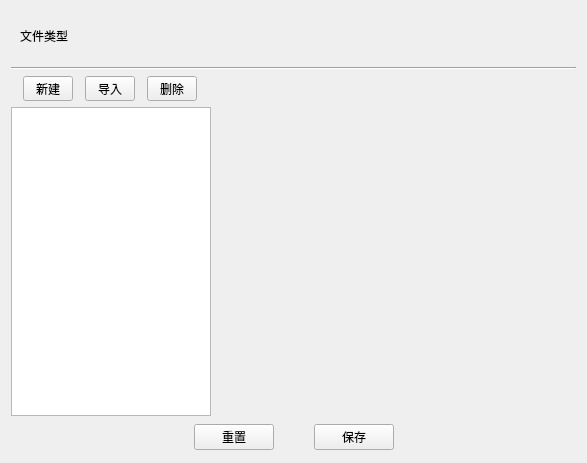
<?xml version="1.0" encoding="UTF-8"?>
<ui version="4.0">
 <class>FormFileSettingBaseWidget</class>
 <widget class="QWidget" name="FormFileSettingBaseWidget">
  <property name="geometry">
   <rect>
    <x>0</x>
    <y>0</y>
    <width>587</width>
    <height>463</height>
   </rect>
  </property>
  <property name="windowTitle">
   <string>Form</string>
  </property>
  <layout class="QGridLayout" name="gridLayout">
   <item row="1" column="0" colspan="2">
    <widget class="Line" name="line">
     <property name="orientation">
      <enum>Qt::Horizontal</enum>
     </property>
    </widget>
   </item>
   <item row="4" column="0">
    <widget class="QListWidget" name="listWidget">
     <property name="minimumSize">
      <size>
       <width>200</width>
       <height>0</height>
      </size>
     </property>
     <property name="maximumSize">
      <size>
       <width>200</width>
       <height>16777215</height>
      </size>
     </property>
    </widget>
   </item>
   <item row="0" column="0" colspan="2">
    <widget class="QWidget" name="widget_head" native="true">
     <property name="minimumSize">
      <size>
       <width>0</width>
       <height>50</height>
      </size>
     </property>
     <property name="maximumSize">
      <size>
       <width>16777215</width>
       <height>50</height>
      </size>
     </property>
     <layout class="QGridLayout" name="gridLayout_2">
      <item row="0" column="0">
       <widget class="QLabel" name="label_fileType">
        <property name="text">
         <string>文件类型</string>
        </property>
       </widget>
      </item>
      <item row="0" column="1">
       <spacer name="horizontalSpacer">
        <property name="orientation">
         <enum>Qt::Horizontal</enum>
        </property>
        <property name="sizeHint" stdset="0">
         <size>
          <width>40</width>
          <height>20</height>
         </size>
        </property>
       </spacer>
      </item>
     </layout>
    </widget>
   </item>
   <item row="5" column="0" colspan="2">
    <widget class="QWidget" name="widget" native="true">
     <property name="minimumSize">
      <size>
       <width>0</width>
       <height>30</height>
      </size>
     </property>
     <property name="maximumSize">
      <size>
       <width>16777215</width>
       <height>30</height>
      </size>
     </property>
     <layout class="QGridLayout" name="gridLayout_3">
      <property name="leftMargin">
       <number>0</number>
      </property>
      <property name="topMargin">
       <number>0</number>
      </property>
      <property name="rightMargin">
       <number>0</number>
      </property>
      <property name="bottomMargin">
       <number>0</number>
      </property>
      <property name="spacing">
       <number>0</number>
      </property>
      <item row="0" column="0">
       <spacer name="horizontalSpacer_2">
        <property name="orientation">
         <enum>Qt::Horizontal</enum>
        </property>
        <property name="sizeHint" stdset="0">
         <size>
          <width>40</width>
          <height>20</height>
         </size>
        </property>
       </spacer>
      </item>
      <item row="0" column="4">
       <spacer name="horizontalSpacer_3">
        <property name="orientation">
         <enum>Qt::Horizontal</enum>
        </property>
        <property name="sizeHint" stdset="0">
         <size>
          <width>40</width>
          <height>20</height>
         </size>
        </property>
       </spacer>
      </item>
      <item row="0" column="3">
       <widget class="QPushButton" name="pushButton_save">
        <property name="text">
         <string>保存</string>
        </property>
       </widget>
      </item>
      <item row="0" column="1">
       <widget class="QPushButton" name="pushButton_reset">
        <property name="text">
         <string>重置</string>
        </property>
       </widget>
      </item>
      <item row="0" column="2">
       <spacer name="horizontalSpacer_4">
        <property name="orientation">
         <enum>Qt::Horizontal</enum>
        </property>
        <property name="sizeType">
         <enum>QSizePolicy::Fixed</enum>
        </property>
        <property name="sizeHint" stdset="0">
         <size>
          <width>40</width>
          <height>20</height>
         </size>
        </property>
       </spacer>
      </item>
     </layout>
    </widget>
   </item>
   <item row="3" column="0">
    <layout class="QHBoxLayout" name="horizontalLayout">
     <property name="spacing">
      <number>0</number>
     </property>
     <item>
      <widget class="QToolButton" name="toolButton_new">
       <property name="sizePolicy">
        <sizepolicy hsizetype="Fixed" vsizetype="Fixed">
         <horstretch>0</horstretch>
         <verstretch>0</verstretch>
        </sizepolicy>
       </property>
       <property name="minimumSize">
        <size>
         <width>50</width>
         <height>0</height>
        </size>
       </property>
       <property name="text">
        <string>新建</string>
       </property>
      </widget>
     </item>
     <item>
      <widget class="QToolButton" name="toolButton_import">
       <property name="minimumSize">
        <size>
         <width>50</width>
         <height>0</height>
        </size>
       </property>
       <property name="text">
        <string>导入</string>
       </property>
      </widget>
     </item>
     <item>
      <widget class="QToolButton" name="toolButton_del">
       <property name="minimumSize">
        <size>
         <width>50</width>
         <height>0</height>
        </size>
       </property>
       <property name="text">
        <string>删除</string>
       </property>
      </widget>
     </item>
    </layout>
   </item>
   <item row="3" column="1" rowspan="2">
    <layout class="QGridLayout" name="gridLayout_centralWidget"/>
   </item>
  </layout>
 </widget>
 <resources/>
 <connections/>
</ui>
